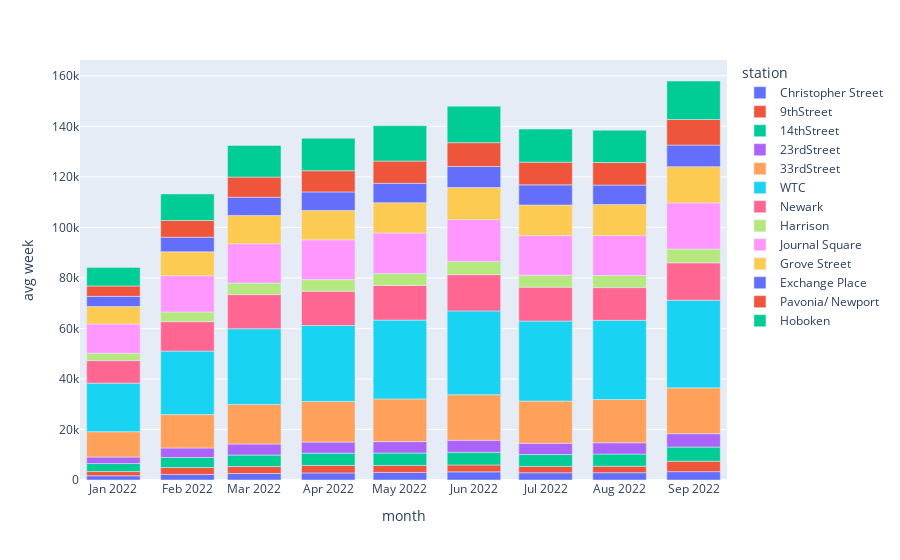

Notebook code cell kept with this figure:
### Code cell
px.bar(
    avgs[~avgs.station.str.contains('TOTAL')],
    x='month', y='avg week', color='station',
)

### Figure 1 — Plotly figure (JSON) as saved in the notebook; plotly's stock layout.template omitted (floating-point values rounded to 4 significant figures)
{"data": [{"alignmentgroup": "True", "hovertemplate": "station=Christopher Street<br>month=%{x}<br>avg week=%{y}<extra></extra>", "legendgroup": "Christopher Street", "marker": {"color": "#636efa", "pattern": {"shape": ""}}, "name": "Christopher Street", "offsetgroup": "Christopher Street", "orientation": "v", "showlegend": true, "textposition": "auto", "type": "bar", "x": ["2022-01-01T00:00:00", "2022-02-01T00:00:00", "2022-03-01T00:00:00", "2022-04-01T00:00:00", "2022-05-01T00:00:00", "2022-06-01T00:00:00", "2022-07-01T00:00:00", "2022-08-01T00:00:00", "2022-09-01T00:00:00"], "xaxis": "x", "y": [1692, 2216, 2572, 2804, 3005, 3232, 2874, 2891, 3311], "yaxis": "y"}, {"alignmentgroup": "True", "hovertemplate": "station=9thStreet<br>month=%{x}<br>avg week=%{y}<extra></extra>", "legendgroup": "9thStreet", "marker": {"color": "#EF553B", "pattern": {"shape": ""}}, "name": "9thStreet", "offsetgroup": "9thStreet", "orientation": "v", "showlegend": true, "textposition": "auto", "type": "bar", "x": ["2022-01-01T00:00:00", "2022-02-01T00:00:00", "2022-03-01T00:00:00", "2022-04-01T00:00:00", "2022-05-01T00:00:00", "2022-06-01T00:00:00", "2022-07-01T00:00:00", "2022-08-01T00:00:00", "2022-09-01T00:00:00"], "xaxis": "x", "y": [1656, 2716, 2753, 2957, 2774, 2720, 2518, 2572, 4135], "yaxis": "y"}, {"alignmentgroup": "True", "hovertemplate": "station=14thStreet<br>month=%{x}<br>avg week=%{y}<extra></extra>", "legendgroup": "14thStreet", "marker": {"color": "#00cc96", "pattern": {"shape": ""}}, "name": "14thStreet", "offsetgroup": "14thStreet", "orientation": "v", "showlegend": true, "textposition": "auto", "type": "bar", "x": ["2022-01-01T00:00:00", "2022-02-01T00:00:00", "2022-03-01T00:00:00", "2022-04-01T00:00:00", "2022-05-01T00:00:00", "2022-06-01T00:00:00", "2022-07-01T00:00:00", "2022-08-01T00:00:00", "2022-09-01T00:00:00"], "xaxis": "x", "y": [3164, 3988, 4555, 4854, 4885, 5024, 4689, 4812, 5597], "yaxis": "y"}, {"alignmentgroup": "True", "hovertemplate": "station=23rdStreet<br>month=%{x}<br>avg week=%{y}<extra></extra>", "legendgroup": "23rdStreet", "marker": {"color": "#ab63fa", "pattern": {"shape": ""}}, "name": "23rdStreet", "offsetgroup": "23rdStreet", "orientation": "v", "showlegend": true, "textposition": "auto", "type": "bar", "x": ["2022-01-01T00:00:00", "2022-02-01T00:00:00", "2022-03-01T00:00:00", "2022-04-01T00:00:00", "2022-05-01T00:00:00", "2022-06-01T00:00:00", "2022-07-01T00:00:00", "2022-08-01T00:00:00", "2022-09-01T00:00:00"], "xaxis": "x", "y": [2584, 3757, 4379, 4387, 4534, 4762, 4451, 4471, 5292], "yaxis": "y"}, {"alignmentgroup": "True", "hovertemplate": "station=33rdStreet<br>month=%{x}<br>avg week=%{y}<extra></extra>", "legendgroup": "33rdStreet", "marker": {"color": "#FFA15A", "pattern": {"shape": ""}}, "name": "33rdStreet", "offsetgroup": "33rdStreet", "orientation": "v", "showlegend": true, "textposition": "auto", "type": "bar", "x": ["2022-01-01T00:00:00", "2022-02-01T00:00:00", "2022-03-01T00:00:00", "2022-04-01T00:00:00", "2022-05-01T00:00:00", "2022-06-01T00:00:00", "2022-07-01T00:00:00", "2022-08-01T00:00:00", "2022-09-01T00:00:00"], "xaxis": "x", "y": [10031, 13214, 15612, 16089, 16906, 18015, 16724, 17108, 18152], "yaxis": "y"}, {"alignmentgroup": "True", "hovertemplate": "station=WTC<br>month=%{x}<br>avg week=%{y}<extra></extra>", "legendgroup": "WTC", "marker": {"color": "#19d3f3", "pattern": {"shape": ""}}, "name": "WTC", "offsetgroup": "WTC", "orientation": "v", "showlegend": true, "textposition": "auto", "type": "bar", "x": ["2022-01-01T00:00:00", "2022-02-01T00:00:00", "2022-03-01T00:00:00", "2022-04-01T00:00:00", "2022-05-01T00:00:00", "2022-06-01T00:00:00", "2022-07-01T00:00:00", "2022-08-01T00:00:00", "2022-09-01T00:00:00"], "xaxis": "x", "y": [19225, 25140, 30011, 30088, 31216, 33206, 31696, 31382, 34698], "yaxis": "y"}, {"alignmentgroup": "True", "hovertemplate": "station=Newark<br>month=%{x}<br>avg week=%{y}<extra></extra>", "legendgroup": "Newark", "marker": {"color": "#FF6692", "pattern": {"shape": ""}}, "name": "Newark", "offsetgroup": "Newark", "orientation": "v", "showlegend": true, "textposition": "auto", "type": "bar", "x": ["2022-01-01T00:00:00", "2022-02-01T00:00:00", "2022-03-01T00:00:00", "2022-04-01T00:00:00", "2022-05-01T00:00:00", "2022-06-01T00:00:00", "2022-07-01T00:00:00", "2022-08-01T00:00:00", "2022-09-01T00:00:00"], "xaxis": "x", "y": [8924, 11676, 13517, 13563, 13688, 14339, 13410, 12935, 14805], "yaxis": "y"}, {"alignmentgroup": "True", "hovertemplate": "station=Harrison<br>month=%{x}<br>avg week=%{y}<extra></extra>", "legendgroup": "Harrison", "marker": {"color": "#B6E880", "pattern": {"shape": ""}}, "name": "Harrison", "offsetgroup": "Harrison", "orientation": "v", "showlegend": true, "textposition": "auto", "type": "bar", "x": ["2022-01-01T00:00:00", "2022-02-01T00:00:00", "2022-03-01T00:00:00", "2022-04-01T00:00:00", "2022-05-01T00:00:00", "2022-06-01T00:00:00", "2022-07-01T00:00:00", "2022-08-01T00:00:00", "2022-09-01T00:00:00"], "xaxis": "x", "y": [2905, 3810, 4586, 4610, 4727, 5207, 4721, 4798, 5471], "yaxis": "y"}, {"alignmentgroup": "True", "hovertemplate": "station=Journal Square<br>month=%{x}<br>avg week=%{y}<extra></extra>", "legendgroup": "Journal Square", "marker": {"color": "#FF97FF", "pattern": {"shape": ""}}, "name": "Journal Square", "offsetgroup": "Journal Square", "orientation": "v", "showlegend": true, "textposition": "auto", "type": "bar", "x": ["2022-01-01T00:00:00", "2022-02-01T00:00:00", "2022-03-01T00:00:00", "2022-04-01T00:00:00", "2022-05-01T00:00:00", "2022-06-01T00:00:00", "2022-07-01T00:00:00", "2022-08-01T00:00:00", "2022-09-01T00:00:00"], "xaxis": "x", "y": [11564, 14377, 15550, 15759, 16085, 16583, 15689, 15845, 18258], "yaxis": "y"}, {"alignmentgroup": "True", "hovertemplate": "station=Grove Street<br>month=%{x}<br>avg week=%{y}<extra></extra>", "legendgroup": "Grove Street", "marker": {"color": "#FECB52", "pattern": {"shape": ""}}, "name": "Grove Street", "offsetgroup": "Grove Street", "orientation": "v", "showlegend": true, "textposition": "auto", "type": "bar", "x": ["2022-01-01T00:00:00", "2022-02-01T00:00:00", "2022-03-01T00:00:00", "2022-04-01T00:00:00", "2022-05-01T00:00:00", "2022-06-01T00:00:00", "2022-07-01T00:00:00", "2022-08-01T00:00:00", "2022-09-01T00:00:00"], "xaxis": "x", "y": [6964, 9479, 11218, 11621, 11989, 12692, 12121, 12267, 14335], "yaxis": "y"}, {"alignmentgroup": "True", "hovertemplate": "station=Exchange Place<br>month=%{x}<br>avg week=%{y}<extra></extra>", "legendgroup": "Exchange Place", "marker": {"color": "#636efa", "pattern": {"shape": ""}}, "name": "Exchange Place", "offsetgroup": "Exchange Place", "orientation": "v", "showlegend": true, "textposition": "auto", "type": "bar", "x": ["2022-01-01T00:00:00", "2022-02-01T00:00:00", "2022-03-01T00:00:00", "2022-04-01T00:00:00", "2022-05-01T00:00:00", "2022-06-01T00:00:00", "2022-07-01T00:00:00", "2022-08-01T00:00:00", "2022-09-01T00:00:00"], "xaxis": "x", "y": [3999, 5764, 7221, 7334, 7672, 8343, 7970, 7686, 8554], "yaxis": "y"}, {"alignmentgroup": "True", "hovertemplate": "station=Pavonia/ Newport<br>month=%{x}<br>avg week=%{y}<extra></extra>", "legendgroup": "Pavonia/ Newport", "marker": {"color": "#EF553B", "pattern": {"shape": ""}}, "name": "Pavonia/ Newport", "offsetgroup": "Pavonia/ Newport", "orientation": "v", "showlegend": true, "textposition": "auto", "type": "bar", "x": ["2022-01-01T00:00:00", "2022-02-01T00:00:00", "2022-03-01T00:00:00", "2022-04-01T00:00:00", "2022-05-01T00:00:00", "2022-06-01T00:00:00", "2022-07-01T00:00:00", "2022-08-01T00:00:00", "2022-09-01T00:00:00"], "xaxis": "x", "y": [4130, 6623, 7964, 8392, 8799, 9446, 8992, 8930, 10132], "yaxis": "y"}, {"alignmentgroup": "True", "hovertemplate": "station=Hoboken<br>month=%{x}<br>avg week=%{y}<extra></extra>", "legendgroup": "Hoboken", "marker": {"color": "#00cc96", "pattern": {"shape": ""}}, "name": "Hoboken", "offsetgroup": "Hoboken", "orientation": "v", "showlegend": true, "textposition": "auto", "type": "bar", "x": ["2022-01-01T00:00:00", "2022-02-01T00:00:00", "2022-03-01T00:00:00", "2022-04-01T00:00:00", "2022-05-01T00:00:00", "2022-06-01T00:00:00", "2022-07-01T00:00:00", "2022-08-01T00:00:00", "2022-09-01T00:00:00"], "xaxis": "x", "y": [7347, 10488, 12503, 12881, 14023, 14456, 13105, 12807, 15242], "yaxis": "y"}], "layout": {"barmode": "relative", "legend": {"title": {"text": "station"}, "tracegroupgap": 0}, "margin": {"t": 60}, "xaxis": {"anchor": "y", "domain": [0, 1], "title": {"text": "month"}}, "yaxis": {"anchor": "x", "domain": [0, 1], "title": {"text": "avg week"}}}}
